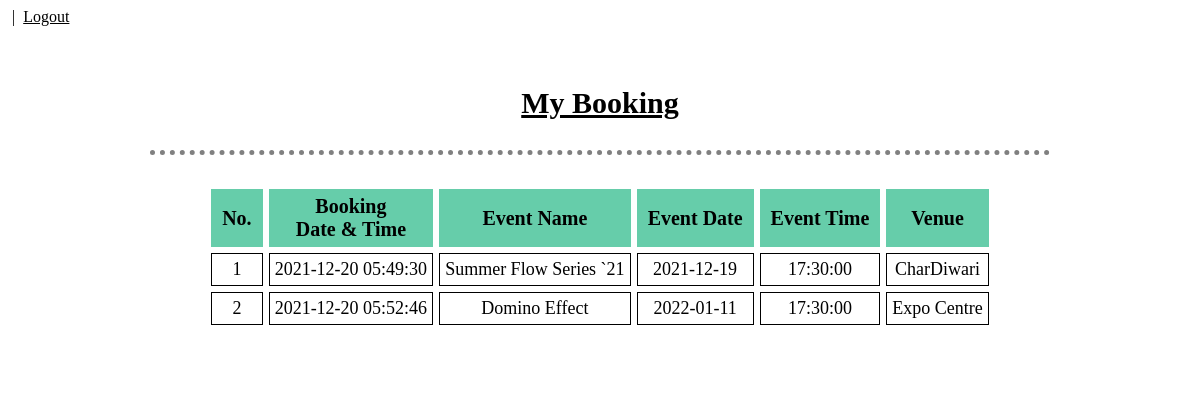
/Urban_Management_Final/DB_Project/my_booking.php (signed in), run on the app's committed database.
### tables this page shows
CREATE TABLE `booking_details` (
  `BookingID` int(10) NOT NULL,
  `BookingTimeStamp` timestamp NOT NULL DEFAULT current_timestamp(),
  `EventID` int(10) NOT NULL,
  `UserID` varchar(11) NOT NULL
);

CREATE TABLE `event_details` (
  `EventID` int(10) NOT NULL,
  `EventName` varchar(100) NOT NULL,
  `EventDate` date NOT NULL,
  `EventTime` time NOT NULL,
  `EventCategory` varchar(100) NOT NULL,
  `Artist_id` varchar(21) DEFAULT NULL,
  `Sponsor_id` varchar(20) DEFAULT NULL,
  `EventDescription` text NOT NULL,
  `EventTicketPrice` double NOT NULL,
  `EventTicketTotal` int(11) NOT NULL,
  `EventTicketSold` int(11) NOT NULL,
  `UserID` varchar(10) NOT NULL,
  `VenueID` int(11) NOT NULL
);

CREATE TABLE `venue_details` (
  `VenueID` int(11) NOT NULL,
  `VenueName` varchar(80) NOT NULL,
  `VenueInfo` varchar(100) NOT NULL
);

### Urban_Management_Final/DB_Project/my_booking.php (the view, shortened to what this page needs)
<?php
	include "database/connect.php";
	include 'session.php';
	$uid=$_SESSION['UserID'];
?>
<!DOCTYPE html>
<html>
<head>
</head>
<body background="image\concrete1.jpg">
	<div id="view" align="center">
		<p style="padding-top: 30px; text-decoration: underline; font-size: 30px;font-weight: 900">My Booking</p>
		<hr>
		<table align="center" cellpadding="6px" cellspacing="6px">
			<tr>
				<th>No.</th>
				<th>Booking<br>Date & Time</th>
				<th>Event Name</th>
				<th>Event Date</th>
				<th>Event Time</th>
				<th>Venue</th>
			</tr>
			<?php
				$count=0;
				$conn = mysqli_connect($servername, $username, $password, $dbname);
				$read_user_booking = "SELECT * FROM booking_details WHERE UserID='$uid'";
				$result_read_user_booking = mysqli_query($conn, $read_user_booking);
				if ($result_read_user_booking){
					while($row = mysqli_fetch_array($result_read_user_booking, MYSQLI_ASSOC)){
						$eid=$row['EventID'];
						$count=$count+1;
						echo "<tr>";
						echo "<td>".$count."</td>";
						echo "<td>".$row['BookingTimeStamp']."</td>";
						$read_event_detail = "SELECT * FROM event_details WHERE EventID='$eid'";
						$result_read_event_detail = mysqli_query($conn, $read_event_detail);
						if ($result_read_event_detail){
							while($row1 = mysqli_fetch_array($result_read_event_detail, MYSQLI_ASSOC)){
								$vid=$row1['VenueID'];
								echo "<td>".$row1['EventName']."</td>";
								echo "<td>".$row1['EventDate']."</td>";
								echo "<td>".$row1['EventTime']."</td>";
								$read_venue_detail = "SELECT * FROM venue_details WHERE VenueID='$vid'";
								$result_read_venue_detail = mysqli_query($conn, $read_venue_detail);
								if ($result_read_event_detail){
									while($row2 = mysqli_fetch_array($result_read_venue_detail, MYSQLI_ASSOC)){
										echo "<td>".$row2['VenueName']."</td>";
									}
								}
							}
						}
						echo "</tr>";
					}
				}
			?>
		</table>
	</div>
</body>
</html>

### Urban_Management_Final/DB_Project/my_booking.php (style rules this page uses)
table { max-width: 1200px; margin-bottom:50px; margin-left:auto; margin-right:auto; background-color: white; text-align:center; padding-top: 10px; padding-left: 20px; padding-right: 20px; }
th { background-color: #66CDAA; border:1px solid #66CDAA; font-size: 20px; text-align: center; padding: 5px 10px; }
td { border:1px solid black; font-size: 18px; font-family: Times New Roman; padding: 5px 5px; }
div { margin: auto; padding-bottom: 5px; min-width: 50%; max-width: 80%; background-color: white; }
hr { border-top: 5px dotted grey; border-bottom: none; border-left: none; border-right: none; width: 95%; padding-top: 10px }

### data on the page
booking_details: BookingTimeStamp "2021-12-20 05:49:30"
event_details: EventName "Summer Flow Series `21", EventDate "2021-12-19", EventTime "17:30:00"
venue_details: VenueName "CharDiwari"
booking_details: BookingTimeStamp "2021-12-20 05:52:46"
event_details: EventName "Domino Effect", EventDate "2022-01-11", EventTime "17:30:00"
venue_details: VenueName "Expo Centre"
